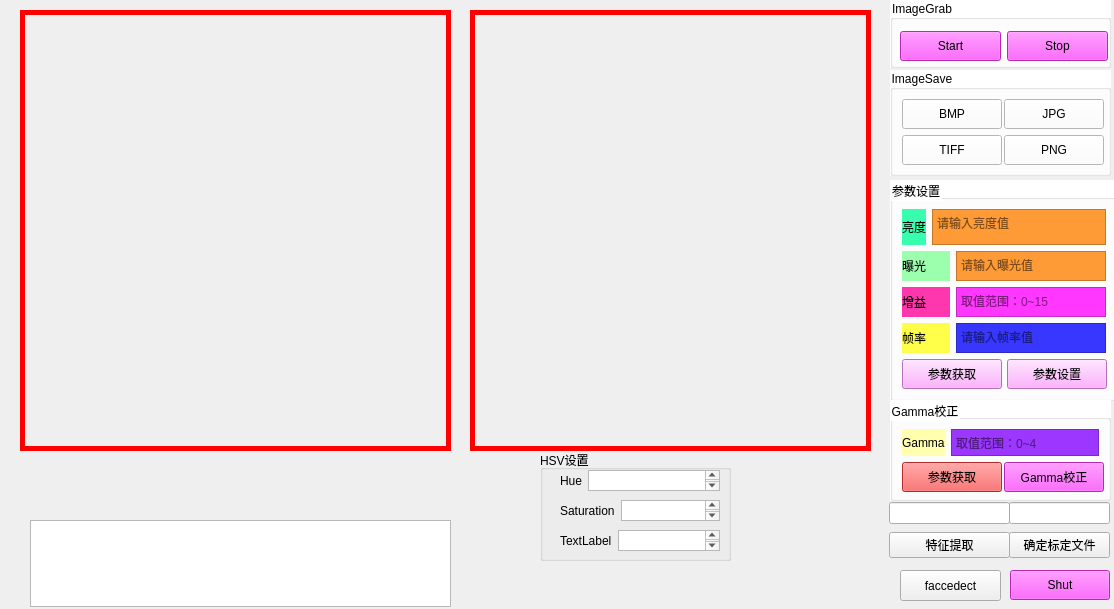
<?xml version="1.0" encoding="UTF-8"?>
<ui version="4.0">
 <class>Widget</class>
 <widget class="QWidget" name="Widget">
  <property name="geometry">
   <rect>
    <x>0</x>
    <y>0</y>
    <width>1114</width>
    <height>609</height>
   </rect>
  </property>
  <property name="windowTitle">
   <string>Widget</string>
  </property>
  <widget class="QLabel" name="label">
   <property name="geometry">
    <rect>
     <x>20</x>
     <y>10</y>
     <width>431</width>
     <height>441</height>
    </rect>
   </property>
   <property name="styleSheet">
    <string notr="true">QLabel{
border-image:url(2.jpg);
border:5px solid red;
border-image:url(2.jpg);
}
</string>
   </property>
   <property name="text">
    <string/>
   </property>
  </widget>
  <widget class="QGroupBox" name="groupBox_3">
   <property name="geometry">
    <rect>
     <x>890</x>
     <y>70</y>
     <width>221</width>
     <height>106</height>
    </rect>
   </property>
   <property name="styleSheet">
    <string notr="true">font: 12pt &quot;楷体&quot;;
background-color: rgb(255, 255, 255);</string>
   </property>
   <property name="title">
    <string>ImageSave</string>
   </property>
   <layout class="QVBoxLayout" name="verticalLayout_3">
    <item>
     <layout class="QHBoxLayout" name="horizontalLayout_4">
      <item>
       <widget class="QPushButton" name="btnSaveBMP">
        <property name="minimumSize">
         <size>
          <width>100</width>
          <height>30</height>
         </size>
        </property>
        <property name="toolTip">
         <string>&lt;html&gt;&lt;head/&gt;&lt;body&gt;&lt;p align=&quot;center&quot;&gt;&lt;span style=&quot; color:#ffffff;&quot;&gt;&lt;br/&gt;&lt;/span&gt;&lt;/p&gt;&lt;/body&gt;&lt;/html&gt;</string>
        </property>
        <property name="styleSheet">
         <string notr="true"/>
        </property>
        <property name="text">
         <string>BMP</string>
        </property>
       </widget>
      </item>
      <item>
       <widget class="QPushButton" name="btnSaveJPG">
        <property name="minimumSize">
         <size>
          <width>100</width>
          <height>30</height>
         </size>
        </property>
        <property name="toolTip">
         <string>&lt;html&gt;&lt;head/&gt;&lt;body&gt;&lt;p align=&quot;center&quot;&gt;&lt;span style=&quot; color:#ffffff;&quot;&gt;&lt;br/&gt;&lt;/span&gt;&lt;/p&gt;&lt;/body&gt;&lt;/html&gt;</string>
        </property>
        <property name="styleSheet">
         <string notr="true"/>
        </property>
        <property name="text">
         <string>JPG</string>
        </property>
       </widget>
      </item>
     </layout>
    </item>
    <item>
     <layout class="QHBoxLayout" name="horizontalLayout_5">
      <item>
       <widget class="QPushButton" name="btnSaveTIFF">
        <property name="minimumSize">
         <size>
          <width>100</width>
          <height>30</height>
         </size>
        </property>
        <property name="toolTip">
         <string>&lt;html&gt;&lt;head/&gt;&lt;body&gt;&lt;p align=&quot;center&quot;&gt;&lt;span style=&quot; color:#ffffff;&quot;&gt;&lt;br/&gt;&lt;/span&gt;&lt;/p&gt;&lt;/body&gt;&lt;/html&gt;</string>
        </property>
        <property name="styleSheet">
         <string notr="true"/>
        </property>
        <property name="text">
         <string>TIFF</string>
        </property>
       </widget>
      </item>
      <item>
       <widget class="QPushButton" name="btnSavePNG">
        <property name="minimumSize">
         <size>
          <width>100</width>
          <height>30</height>
         </size>
        </property>
        <property name="toolTip">
         <string>&lt;html&gt;&lt;head/&gt;&lt;body&gt;&lt;p align=&quot;center&quot;&gt;&lt;span style=&quot; color:#ffffff;&quot;&gt;&lt;br/&gt;&lt;/span&gt;&lt;/p&gt;&lt;/body&gt;&lt;/html&gt;</string>
        </property>
        <property name="styleSheet">
         <string notr="true"/>
        </property>
        <property name="text">
         <string>PNG</string>
        </property>
       </widget>
      </item>
     </layout>
    </item>
   </layout>
  </widget>
  <widget class="QGroupBox" name="groupBox_4">
   <property name="geometry">
    <rect>
     <x>890</x>
     <y>0</y>
     <width>221</width>
     <height>68</height>
    </rect>
   </property>
   <property name="styleSheet">
    <string notr="true">font: 12pt &quot;楷体&quot;;
background-color: rgb(255, 255, 255);</string>
   </property>
   <property name="title">
    <string>ImageGrab</string>
   </property>
   <widget class="QWidget" name="layoutWidget">
    <property name="geometry">
     <rect>
      <x>10</x>
      <y>30</y>
      <width>208</width>
      <height>32</height>
     </rect>
    </property>
    <layout class="QHBoxLayout" name="horizontalLayout">
     <item>
      <widget class="QPushButton" name="btnStartGrab">
       <property name="minimumSize">
        <size>
         <width>100</width>
         <height>30</height>
        </size>
       </property>
       <property name="toolTip">
        <string>&lt;html&gt;&lt;head/&gt;&lt;body&gt;&lt;p align=&quot;center&quot;&gt;&lt;span style=&quot; color:#ffffff;&quot;&gt;&lt;br/&gt;&lt;/span&gt;&lt;/p&gt;&lt;/body&gt;&lt;/html&gt;</string>
       </property>
       <property name="styleSheet">
        <string notr="true">background-color: rgb(255, 55, 255);</string>
       </property>
       <property name="text">
        <string>Start</string>
       </property>
      </widget>
     </item>
     <item>
      <widget class="QPushButton" name="btnStopGrab">
       <property name="minimumSize">
        <size>
         <width>100</width>
         <height>30</height>
        </size>
       </property>
       <property name="toolTip">
        <string>&lt;html&gt;&lt;head/&gt;&lt;body&gt;&lt;p align=&quot;center&quot;&gt;&lt;span style=&quot; color:#ffffff;&quot;&gt;&lt;br/&gt;&lt;/span&gt;&lt;/p&gt;&lt;/body&gt;&lt;/html&gt;</string>
       </property>
       <property name="styleSheet">
        <string notr="true">background-color: rgb(255, 55, 255);</string>
       </property>
       <property name="text">
        <string>Stop</string>
       </property>
      </widget>
     </item>
    </layout>
   </widget>
  </widget>
  <widget class="QGroupBox" name="groupBox_5">
   <property name="geometry">
    <rect>
     <x>890</x>
     <y>180</y>
     <width>228</width>
     <height>221</height>
    </rect>
   </property>
   <property name="styleSheet">
    <string notr="true">font: 12pt &quot;楷体&quot;;
background-color: rgb(255, 255, 255);</string>
   </property>
   <property name="title">
    <string>参数设置</string>
   </property>
   <layout class="QVBoxLayout" name="verticalLayout">
    <item>
     <layout class="QHBoxLayout" name="horizontalLayout_2">
      <item>
       <widget class="QLabel" name="label_6">
        <property name="styleSheet">
         <string notr="true">background-color: rgb(55, 255, 174);</string>
        </property>
        <property name="text">
         <string>亮度</string>
        </property>
       </widget>
      </item>
      <item>
       <widget class="QPlainTextEdit" name="B_light">
        <property name="styleSheet">
         <string notr="true">background-color: rgb(255,155, 55);</string>
        </property>
        <property name="placeholderText">
         <string>请输入亮度值</string>
        </property>
       </widget>
      </item>
     </layout>
    </item>
    <item>
     <layout class="QHBoxLayout" name="horizontalLayout_7">
      <item>
       <widget class="QLabel" name="label_2">
        <property name="styleSheet">
         <string notr="true">background-color: rgb(155, 255, 174);</string>
        </property>
        <property name="text">
         <string>曝光</string>
        </property>
       </widget>
      </item>
      <item>
       <widget class="QPlainTextEdit" name="B__expose">
        <property name="maximumSize">
         <size>
          <width>150</width>
          <height>30</height>
         </size>
        </property>
        <property name="styleSheet">
         <string notr="true">background-color: rgb(255, 155, 55);</string>
        </property>
        <property name="placeholderText">
         <string>请输入曝光值</string>
        </property>
       </widget>
      </item>
     </layout>
    </item>
    <item>
     <layout class="QHBoxLayout" name="horizontalLayout_8">
      <item>
       <widget class="QLabel" name="label_3">
        <property name="styleSheet">
         <string notr="true">background-color: rgb(255, 55, 174);</string>
        </property>
        <property name="text">
         <string>增益</string>
        </property>
       </widget>
      </item>
      <item>
       <widget class="QPlainTextEdit" name="B__gamma_2">
        <property name="maximumSize">
         <size>
          <width>150</width>
          <height>30</height>
         </size>
        </property>
        <property name="styleSheet">
         <string notr="true">background-color: rgb(255, 55, 255);</string>
        </property>
        <property name="placeholderText">
         <string>取值范围：0~15</string>
        </property>
       </widget>
      </item>
     </layout>
    </item>
    <item>
     <layout class="QHBoxLayout" name="horizontalLayout_9">
      <item>
       <widget class="QLabel" name="label_4">
        <property name="styleSheet">
         <string notr="true">background-color: rgb(255, 255, 74);</string>
        </property>
        <property name="text">
         <string>帧率</string>
        </property>
       </widget>
      </item>
      <item>
       <widget class="QPlainTextEdit" name="B__fps">
        <property name="maximumSize">
         <size>
          <width>150</width>
          <height>30</height>
         </size>
        </property>
        <property name="styleSheet">
         <string notr="true">background-color: rgb(55, 55, 255);</string>
        </property>
        <property name="placeholderText">
         <string>请输入帧率值</string>
        </property>
       </widget>
      </item>
     </layout>
    </item>
    <item>
     <layout class="QHBoxLayout" name="horizontalLayout_6">
      <item>
       <widget class="QPushButton" name="B_getParam">
        <property name="minimumSize">
         <size>
          <width>100</width>
          <height>30</height>
         </size>
        </property>
        <property name="toolTip">
         <string>&lt;html&gt;&lt;head/&gt;&lt;body&gt;&lt;p align=&quot;center&quot;&gt;&lt;span style=&quot; color:#ffffff;&quot;&gt;&lt;br/&gt;&lt;/span&gt;&lt;/p&gt;&lt;/body&gt;&lt;/html&gt;</string>
        </property>
        <property name="styleSheet">
         <string notr="true">background-color: rgb(255, 155, 255);</string>
        </property>
        <property name="text">
         <string>参数获取</string>
        </property>
       </widget>
      </item>
      <item>
       <widget class="QPushButton" name="B_setParam">
        <property name="minimumSize">
         <size>
          <width>100</width>
          <height>30</height>
         </size>
        </property>
        <property name="toolTip">
         <string>&lt;html&gt;&lt;head/&gt;&lt;body&gt;&lt;p align=&quot;center&quot;&gt;&lt;span style=&quot; color:#ffffff;&quot;&gt;&lt;br/&gt;&lt;/span&gt;&lt;/p&gt;&lt;/body&gt;&lt;/html&gt;</string>
        </property>
        <property name="styleSheet">
         <string notr="true">background-color: rgb(255, 155, 255);</string>
        </property>
        <property name="text">
         <string>参数设置</string>
        </property>
       </widget>
      </item>
     </layout>
    </item>
   </layout>
  </widget>
  <widget class="QGroupBox" name="groupBox_6">
   <property name="geometry">
    <rect>
     <x>890</x>
     <y>400</y>
     <width>221</width>
     <height>101</height>
    </rect>
   </property>
   <property name="styleSheet">
    <string notr="true">font: 12pt &quot;楷体&quot;;
background-color: rgb(255, 255, 255);</string>
   </property>
   <property name="title">
    <string>Gamma校正</string>
   </property>
   <layout class="QVBoxLayout" name="verticalLayout_2">
    <item>
     <layout class="QHBoxLayout" name="horizontalLayout_10">
      <item>
       <widget class="QLabel" name="label_Gamma">
        <property name="styleSheet">
         <string notr="true">background-color: rgb(255, 255, 174);</string>
        </property>
        <property name="text">
         <string>Gamma</string>
        </property>
       </widget>
      </item>
      <item>
       <widget class="QPlainTextEdit" name="B__Gamma">
        <property name="maximumSize">
         <size>
          <width>150</width>
          <height>30</height>
         </size>
        </property>
        <property name="styleSheet">
         <string notr="true">background-color: rgb(155, 55, 255);</string>
        </property>
        <property name="placeholderText">
         <string>取值范围：0~4</string>
        </property>
       </widget>
      </item>
     </layout>
    </item>
    <item>
     <layout class="QHBoxLayout" name="horizontalLayout_13">
      <item>
       <widget class="QPushButton" name="B_getGamma">
        <property name="minimumSize">
         <size>
          <width>100</width>
          <height>30</height>
         </size>
        </property>
        <property name="toolTip">
         <string>&lt;html&gt;&lt;head/&gt;&lt;body&gt;&lt;p align=&quot;center&quot;&gt;&lt;span style=&quot; color:#ffffff;&quot;&gt;&lt;br/&gt;&lt;/span&gt;&lt;/p&gt;&lt;/body&gt;&lt;/html&gt;</string>
        </property>
        <property name="styleSheet">
         <string notr="true">background-color: rgb(255, 55, 55);</string>
        </property>
        <property name="text">
         <string>参数获取</string>
        </property>
       </widget>
      </item>
      <item>
       <widget class="QPushButton" name="B_setGamma">
        <property name="minimumSize">
         <size>
          <width>100</width>
          <height>30</height>
         </size>
        </property>
        <property name="toolTip">
         <string>&lt;html&gt;&lt;head/&gt;&lt;body&gt;&lt;p align=&quot;center&quot;&gt;&lt;span style=&quot; color:#ffffff;&quot;&gt;&lt;br/&gt;&lt;/span&gt;&lt;/p&gt;&lt;/body&gt;&lt;/html&gt;</string>
        </property>
        <property name="styleSheet">
         <string notr="true">background-color: rgb(255, 55, 255);</string>
        </property>
        <property name="text">
         <string>Gamma校正</string>
        </property>
       </widget>
      </item>
     </layout>
    </item>
   </layout>
  </widget>
  <widget class="QPushButton" name="btnCloseWin">
   <property name="geometry">
    <rect>
     <x>1010</x>
     <y>570</y>
     <width>100</width>
     <height>30</height>
    </rect>
   </property>
   <property name="minimumSize">
    <size>
     <width>100</width>
     <height>30</height>
    </size>
   </property>
   <property name="toolTip">
    <string>&lt;html&gt;&lt;head/&gt;&lt;body&gt;&lt;p align=&quot;center&quot;&gt;&lt;span style=&quot; color:#ffffff;&quot;&gt;&lt;br/&gt;&lt;/span&gt;&lt;/p&gt;&lt;/body&gt;&lt;/html&gt;</string>
   </property>
   <property name="styleSheet">
    <string notr="true">background-color: rgb(255, 55, 255);</string>
   </property>
   <property name="text">
    <string>Shut</string>
   </property>
  </widget>
  <widget class="QWidget" name="verticalLayoutWidget">
   <property name="geometry">
    <rect>
     <x>1009</x>
     <y>500</y>
     <width>101</width>
     <height>61</height>
    </rect>
   </property>
   <layout class="QVBoxLayout" name="verticalLayout_4">
    <item>
     <widget class="QLineEdit" name="BdEdit"/>
    </item>
    <item>
     <widget class="QPushButton" name="btnGetImage">
      <property name="text">
       <string>确定标定文件</string>
      </property>
     </widget>
    </item>
   </layout>
  </widget>
  <widget class="QWidget" name="verticalLayoutWidget_2">
   <property name="geometry">
    <rect>
     <x>889</x>
     <y>500</y>
     <width>121</width>
     <height>61</height>
    </rect>
   </property>
   <layout class="QVBoxLayout" name="verticalLayout_5">
    <item>
     <widget class="QLineEdit" name="featureline"/>
    </item>
    <item>
     <widget class="QPushButton" name="btnFeature">
      <property name="text">
       <string>特征提取</string>
      </property>
     </widget>
    </item>
   </layout>
  </widget>
  <widget class="QPlainTextEdit" name="label_233">
   <property name="geometry">
    <rect>
     <x>30</x>
     <y>520</y>
     <width>421</width>
     <height>87</height>
    </rect>
   </property>
  </widget>
  <widget class="QLabel" name="label_5">
   <property name="geometry">
    <rect>
     <x>470</x>
     <y>10</y>
     <width>401</width>
     <height>441</height>
    </rect>
   </property>
   <property name="styleSheet">
    <string notr="true">QLabel{
border-image:url(1.jpg);
border:5px solid red;
border-image:url(1.jpg);
}
</string>
   </property>
   <property name="text">
    <string/>
   </property>
  </widget>
  <widget class="QPushButton" name="pushButton">
   <property name="geometry">
    <rect>
     <x>900</x>
     <y>570</y>
     <width>101</width>
     <height>31</height>
    </rect>
   </property>
   <property name="text">
    <string>faccedect</string>
   </property>
  </widget>
  <widget class="QGroupBox" name="groupBox">
   <property name="geometry">
    <rect>
     <x>540</x>
     <y>450</y>
     <width>191</width>
     <height>111</height>
    </rect>
   </property>
   <property name="title">
    <string>HSV设置</string>
   </property>
   <widget class="QWidget" name="horizontalLayoutWidget">
    <property name="geometry">
     <rect>
      <x>20</x>
      <y>20</y>
      <width>160</width>
      <height>21</height>
     </rect>
    </property>
    <layout class="QHBoxLayout" name="horizontalLayout_3">
     <item>
      <widget class="QLabel" name="label_7">
       <property name="text">
        <string>Hue</string>
       </property>
      </widget>
     </item>
     <item>
      <widget class="QPlainTextEdit" name="B_H"/>
     </item>
    </layout>
   </widget>
   <widget class="QWidget" name="horizontalLayoutWidget_2">
    <property name="geometry">
     <rect>
      <x>20</x>
      <y>50</y>
      <width>160</width>
      <height>21</height>
     </rect>
    </property>
    <layout class="QHBoxLayout" name="horizontalLayout_11">
     <item>
      <widget class="QLabel" name="label_8">
       <property name="text">
        <string>Saturation</string>
       </property>
      </widget>
     </item>
     <item>
      <widget class="QPlainTextEdit" name="B_S"/>
     </item>
    </layout>
   </widget>
   <widget class="QWidget" name="horizontalLayoutWidget_3">
    <property name="geometry">
     <rect>
      <x>20</x>
      <y>80</y>
      <width>160</width>
      <height>21</height>
     </rect>
    </property>
    <layout class="QHBoxLayout" name="horizontalLayout_12">
     <item>
      <widget class="QLabel" name="label_9">
       <property name="text">
        <string>TextLabel</string>
       </property>
      </widget>
     </item>
     <item>
      <widget class="QPlainTextEdit" name="B_Sp"/>
     </item>
    </layout>
   </widget>
  </widget>
 </widget>
 <resources/>
 <connections/>
</ui>
